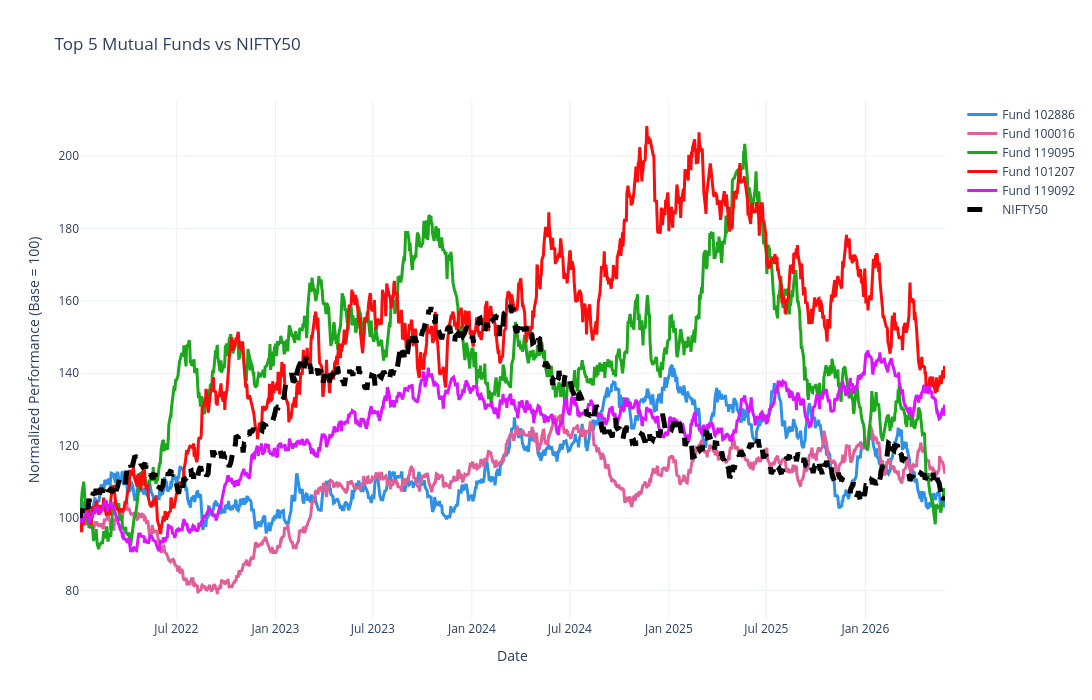

The notebook cell saved with this chart:
### Code cell
import pandas as pd
import plotly.graph_objects as go
import plotly.express as px

# Convert dates
nav["date"] = pd.to_datetime(nav["date"])
benchmark["date"] = pd.to_datetime(benchmark["date"])

# Top 5 Funds
top5 = score.sort_values("Fund_Score", ascending=False)["amfi_code"].head(5)

# ---------------- Benchmark ----------------

# Display available benchmark names
print("Available Benchmarks:")
print(benchmark["index_name"].unique())

# Automatically choose the first benchmark
benchmark_name = benchmark["index_name"].dropna().unique()[0]

print("Using Benchmark:", benchmark_name)

benchmark_plot = benchmark[
    benchmark["index_name"] == benchmark_name
].copy()

benchmark_plot = benchmark_plot.sort_values("date")

# Normalize benchmark
benchmark_plot["Normalized"] = (
    benchmark_plot["close_value"] /
    benchmark_plot["close_value"].iloc[0]
) * 100

# ---------------- Plot ----------------

fig = go.Figure()

colors = px.colors.qualitative.Dark24

# Plot Top 5 Funds
for i, code in enumerate(top5):

    df = nav[nav["amfi_code"] == code].sort_values("date").copy()

    if df.empty:
        continue

    df["Normalized"] = (
        df["nav"] /
        df["nav"].iloc[0]
    ) * 100

    fig.add_trace(
        go.Scatter(
            x=df["date"],
            y=df["Normalized"],
            mode="lines",
            name=f"Fund {code}",
            line=dict(
                color=colors[i % len(colors)],
                width=3
            )
        )
    )

# Plot Benchmark
fig.add_trace(
    go.Scatter(
        x=benchmark_plot["date"],
        y=benchmark_plot["Normalized"],
        mode="lines",
        name=benchmark_name,
        line=dict(
            color="black",
            width=5,
            dash="dash"
        )
    )
)

fig.update_layout(
    title=f"Top 5 Mutual Funds vs {benchmark_name}",
    xaxis_title="Date",
    yaxis_title="Normalized Performance (Base = 100)",
    template="plotly_white",
    hovermode="x unified",
    width=1400,
    height=700
)

fig.show()

### Figure 1 — Plotly figure (JSON) as saved in the notebook; plotly's stock layout.template omitted (floating-point values rounded to 4 significant figures; data arrays with more than 128 entries replaced by an {"elided": "..."} marker saying what was removed)
{"data": [{"line": {"color": "#2E91E5", "width": 3}, "mode": "lines", "name": "Fund 102886", "type": "scatter", "x": {"elided": "1150 str values"}, "y": {"elided": "1150 float values"}}, {"line": {"color": "#E15F99", "width": 3}, "mode": "lines", "name": "Fund 100016", "type": "scatter", "x": {"elided": "1150 str values"}, "y": {"elided": "1150 float values"}}, {"line": {"color": "#1CA71C", "width": 3}, "mode": "lines", "name": "Fund 119095", "type": "scatter", "x": {"elided": "1150 str values"}, "y": {"elided": "1150 float values"}}, {"line": {"color": "#FB0D0D", "width": 3}, "mode": "lines", "name": "Fund 101207", "type": "scatter", "x": {"elided": "1150 str values"}, "y": {"elided": "1150 float values"}}, {"line": {"color": "#DA16FF", "width": 3}, "mode": "lines", "name": "Fund 119092", "type": "scatter", "x": {"elided": "1150 str values"}, "y": {"elided": "1150 float values"}}, {"line": {"color": "black", "dash": "dash", "width": 5}, "mode": "lines", "name": "NIFTY50", "type": "scatter", "x": {"elided": "1150 str values"}, "y": {"elided": "1150 float values"}}], "layout": {"height": 700, "hovermode": "x unified", "title": {"text": "Top 5 Mutual Funds vs NIFTY50"}, "width": 1400, "xaxis": {"title": {"text": "Date"}}, "yaxis": {"title": {"text": "Normalized Performance (Base = 100)"}}}}
